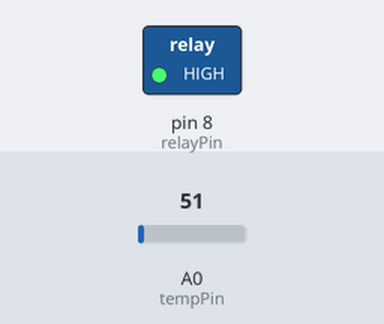
A sketch run on a simulated Arduino Uno, built with avr-gcc and run on an emulated ATmega328P. Parts: switched loads named in the sketch (green lamp = pin HIGH). The test bench sets the inputs (shaded band); at power-on: A0 (tempPin) = 51. What the sketch prints to the serial monitor is not drawn.

Above: at 1.8 s.
1.9 s: A0 (tempPin) set to 58
3.4 s: A0 (tempPin) set to 68
Timing chart, 0 to 6.4 s (numbered marks = the images above; inputs shaded):
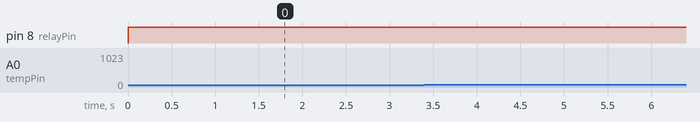

Measured:
- after the input at 1.9 s, every drawn part: stays the same
- after the input at 3.4 s, every drawn part: stays the same

The sketch:

heater_control.ino
```cpp
const int tempPin = A0;        // LM35 analog sensor
const int relayPin = 8;        // Relay connected to digital pin 8
float temperature = 0;

enum State { IDLE, HEATING, STABILIZING, TARGET_REACHED, OVERHEAT };
State currentState = IDLE;

void setup() {
  pinMode(relayPin, OUTPUT);
  digitalWrite(relayPin, LOW);  // Heater OFF initially

  Serial.begin(9600);
  Serial.println("Heater Control System Initialized");
}

void loop() {
  int analogValue = analogRead(tempPin);
  temperature = (analogValue * 5.0 / 1023.0) * 100.0; // Convert to °C (LM35)

  // State decision based on temperature
  if (temperature < 30) {
    currentState = HEATING;
    digitalWrite(relayPin, HIGH);  // Heater ON (LED ON)
  } else if (temperature >= 30 && temperature <= 40) {
    currentState = STABILIZING;
    digitalWrite(relayPin, HIGH);  // Heater ON (LED ON)
  } else if (temperature > 40 && temperature <= 45) {
    currentState = TARGET_REACHED;
    digitalWrite(relayPin, HIGH);   // Heater OFF (LED OFF)
  } else if (temperature > 45) {
    currentState = OVERHEAT;
    digitalWrite(relayPin, HIGH);   // Heater OFF (LED OFF)
  }

  // Logging
  Serial.print("Temperature: ");
  Serial.print(temperature);
  Serial.print(" °C\tState: ");
  printState(currentState);

  delay(1000);  // 1s delay
}

void printState(State s) {
  switch(s) {
    case IDLE: Serial.println("IDLE"); break;
    case HEATING: Serial.println("HEATING"); break;
    case STABILIZING: Serial.println("STABILIZING"); break;
    case TARGET_REACHED: Serial.println("TARGET REACHED"); break;
    case OVERHEAT: Serial.println("OVERHEAT"); break;
  }
}
```
